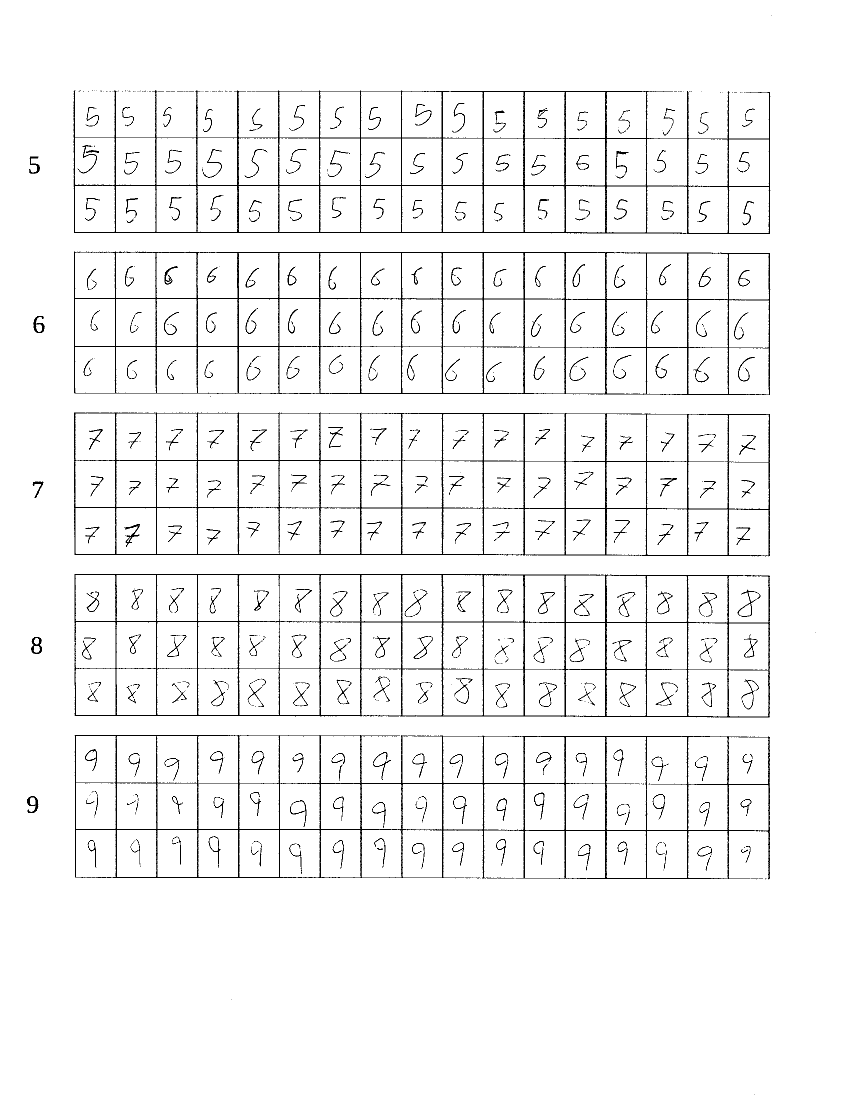
#> input picture invest_tesseract/img/input/Image_20260505_0014.png, 1700 x 2200 px (shown at 1/2 size); its folder holds only this picture in this run
$ python extract.py
#> lines starting #> are read from the running program, lines starting #| are printed output that depends on the picture; after the words box and inside, x2 and y2 are one past the last pixel; in counts of white or black regions, pixels touching at a corner belong together
import cv2
import numpy as np
import re
from pathlib import Path

DIGITS_PER_IMAGE = 5
ROWS_PER_DIGIT = 3
CELL_SIZE = 64


def get_starting_digit(image_path):
    # Usar el ULTIMO grupo de digitos (numero de secuencia: 0001, 0002...)
    # no el primero (que seria la fecha 20260505)
    matches = re.findall(r"\d+", Path(image_path).stem)
    if matches:
        num = int(matches[-1])
        return 0 if num % 2 == 1 else 5
    return 0


def binarize(gray):
    blur = cv2.GaussianBlur(gray, (5, 5), 0)
    _, binary = cv2.threshold(blur, 0, 255, cv2.THRESH_BINARY_INV + cv2.THRESH_OTSU)
    return binary


def detect_grid_lines(binary):
    h, w = binary.shape

    # Horizontal: lineas que abarcan al menos 1/8 del ancho
    hk = cv2.getStructuringElement(cv2.MORPH_RECT, (w // 8, 1))
    horiz = cv2.morphologyEx(binary, cv2.MORPH_OPEN, hk)

    # Vertical: lineas que abarcan al menos 1/50 del alto (una celda)
    vk = cv2.getStructuringElement(cv2.MORPH_RECT, (1, h // 50))
    vert = cv2.morphologyEx(binary, cv2.MORPH_OPEN, vk)

    grid = cv2.bitwise_or(horiz, vert)
    # Dilatar para cerrar gaps en intersecciones
    grid = cv2.dilate(grid, np.ones((3, 3), np.uint8), iterations=2)
    return grid


def find_cell_holes(grid, img_shape):
    h, w = img_shape

    # RETR_CCOMP: nivel 0 = estructura, nivel 1 = huecos (celdas)
    contours, hierarchy = cv2.findContours(grid, cv2.RETR_CCOMP, cv2.CHAIN_APPROX_SIMPLE)
    if hierarchy is None:
        return []

    cells = []
    min_side = min(h, w) * 0.02
    max_side = min(h, w) * 0.12

    for i, c in enumerate(contours):
        # Solo huecos (tienen padre en la jerarquia)
        if hierarchy[0][i][3] == -1:
            continue
        x, y, cw, ch = cv2.boundingRect(c)
        if cw < min_side or ch < min_side:
            continue
        if cw > max_side or ch > max_side:
            continue
        if not (0.4 < cw / ch < 2.5):
            continue
        cells.append((x, y, cw, ch))

    return cells


def cluster_into_rows(cells, tolerance=15):
    if not cells:
        return []

    items = sorted([(c[1] + c[3] // 2, c) for c in cells])
    rows = []
    current_row = [items[0][1]]
    current_y = items[0][0]

    for yc, cell in items[1:]:
        if yc - current_y < tolerance:
            current_row.append(cell)
            current_y = yc
        else:
            rows.append(current_row)
            current_row = [cell]
            current_y = yc
    rows.append(current_row)
    return rows


def label_cells(rows, starting_digit):
    """Asigna digitos usando los 4 gaps mas grandes entre filas como separadores de grupos."""
    if not rows:
        return []

    n_groups = DIGITS_PER_IMAGE  # 5 grupos por imagen

    row_y = np.array([np.mean([c[1] + c[3] // 2 for c in row]) for row in rows])

    if len(rows) >= n_groups + 1:
        gaps = np.diff(row_y)
        # Los 4 gaps mas grandes separan los 5 grupos de digitos
        boundary_rows = sorted(np.argsort(gaps)[::-1][:n_groups - 1])
        group_starts = [0] + [b + 1 for b in boundary_rows]
    else:
        # Fallback: dividir uniformemente
        group_starts = [i * ROWS_PER_DIGIT for i in range(n_groups)]

    labeled = []
    ends = group_starts[1:] + [len(rows)]
    for g_idx, (start, end) in enumerate(zip(group_starts, ends)):
        digit = starting_digit + g_idx
        if digit > 9:
            continue
        for row_idx in range(start, end):
            for cell in sorted(rows[row_idx], key=lambda c: c[0]):
                labeled.append((cell, digit))
    return labeled


def preprocess_cell(binary, x, y, w, h, size=CELL_SIZE):
    margin = max(3, min(w, h) // 10)
    x1 = max(0, x + margin)
    y1 = max(0, y + margin)
    x2 = min(binary.shape[1], x + w - margin)
    y2 = min(binary.shape[0], y + h - margin)

    if x2 <= x1 or y2 <= y1:
        return None

    cell = binary[y1:y2, x1:x2].copy()

    # Limpiar ruido con apertura morfologica
    cell = cv2.morphologyEx(cell, cv2.MORPH_OPEN, np.ones((2, 2), np.uint8))

    pixels = cv2.findNonZero(cell)
    if pixels is None or len(pixels) < 15:
        return None

    dx, dy, dw, dh = cv2.boundingRect(pixels)
    if dw < 5 or dh < 5:
        return None

    digit_crop = cell[dy:dy + dh, dx:dx + dw]

    # Centrar en cuadrado
    side = max(dw, dh)
    pad_top = (side - dh) // 2
    pad_bot = side - dh - pad_top
    pad_left = (side - dw) // 2
    pad_right = side - dw - pad_left

    padded = cv2.copyMakeBorder(digit_crop, pad_top, pad_bot, pad_left, pad_right,
                                 cv2.BORDER_CONSTANT, value=0)
    # Margen extra
    extra = size // 8
    padded = cv2.copyMakeBorder(padded, extra, extra, extra, extra,
                                  cv2.BORDER_CONSTANT, value=0)

    resized = cv2.resize(padded, (size, size), interpolation=cv2.INTER_AREA)
    _, final = cv2.threshold(resized, 50, 255, cv2.THRESH_BINARY)
    return final


def process_image(image_path):
    img = cv2.imread(str(image_path))
    if img is None:
        print(f"  No se pudo cargar: {image_path}")
        return {}

    starting_digit = get_starting_digit(image_path)
    gray = cv2.cvtColor(img, cv2.COLOR_BGR2GRAY)
    binary = binarize(gray)
    grid = detect_grid_lines(binary)
    cells = find_cell_holes(grid, binary.shape)

    if not cells:
        print(f"  No se encontraron celdas en: {Path(image_path).name}")
        return {}

    rows = cluster_into_rows(cells)
    labeled = label_cells(rows, starting_digit)

    specimens = {}
    for (x, y, w, h), digit in labeled:
        cell_img = preprocess_cell(binary, x, y, w, h)
        if cell_img is not None:
            specimens.setdefault(digit, []).append(cell_img)

    return specimens


def extract_all(input_dir="img/input", output_dir="img/output"):
#> called with input_dir = 'img/input', output_dir = 'img/output'
    input_dir = Path(input_dir)
    output_dir = Path(output_dir)

    for d in range(10):
        (output_dir / str(d)).mkdir(parents=True, exist_ok=True)

    counters = {d: 0 for d in range(10)}
    image_files = sorted(input_dir.glob("*.png")) + sorted(input_dir.glob("*.jpg"))

    for img_path in image_files:
        print(f"  Procesando: {img_path.name}")
        specimens = process_image(img_path)
#> in process_image, img is the input picture: shape (2200, 1700, 3); 95.6% white; black in thin lines or dots
#> in binarize, `_, binary = cv2.threshold(blur, 0, 255, cv2.THRESH_BINARY_INV + cv2.TH..`:
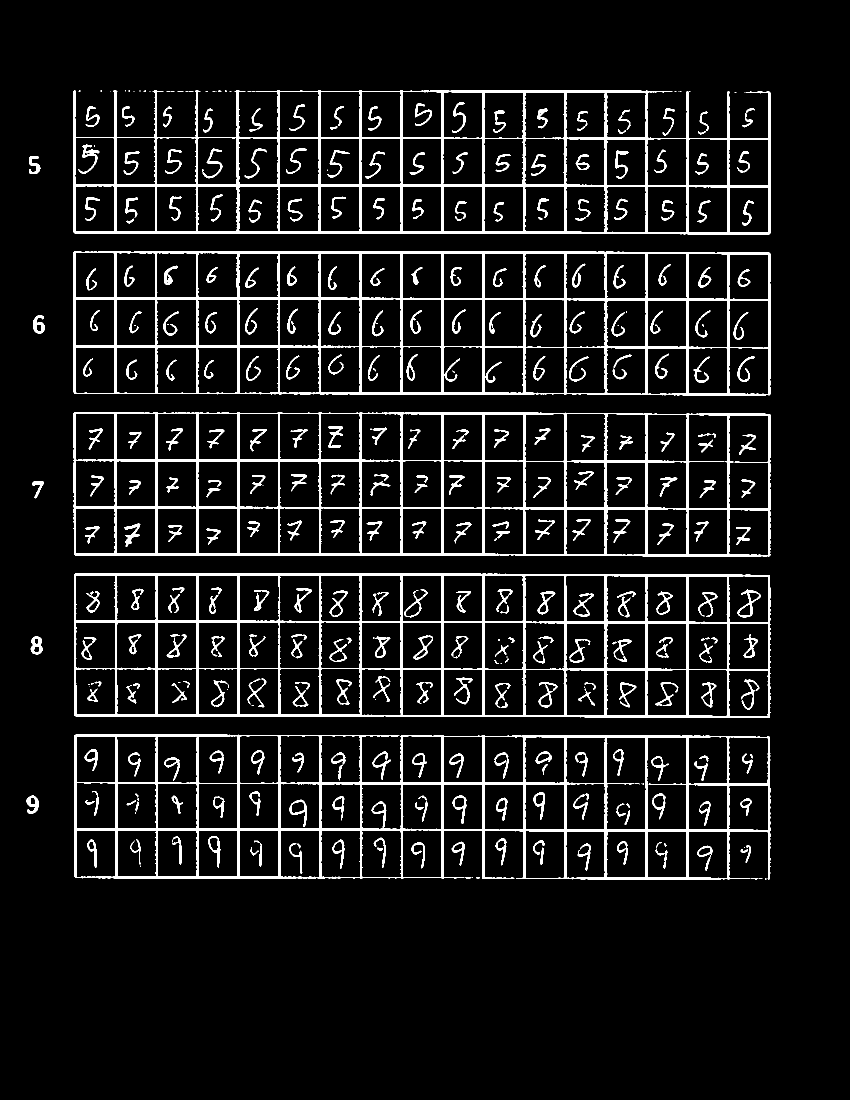
#> binary: shape (2200, 1700) (shown at 1/2 size); 7.5% white; 414 white regions (77 under 20 px), largest, box (x1, y1, x2, y2) and area: (148, 1147, 1541, 1436) 40590, (147, 502, 1541, 791) 40059, (147, 824, 1541, 1113) 39685
#> in detect_grid_lines, `vert = cv2.morphologyEx(binary, cv2.MORPH_OPEN, vk)`:
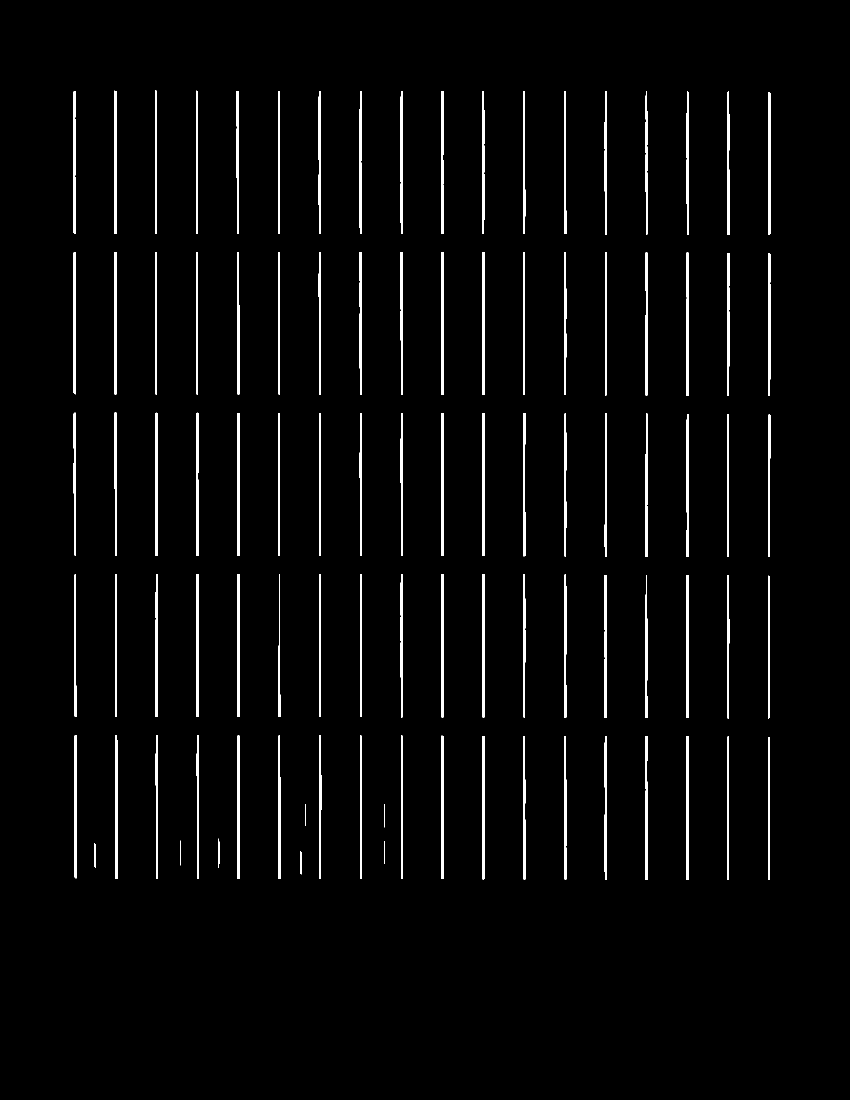
#> vert: shape (2200, 1700) (shown at 1/2 size); 2.6% white; 97 white regions, largest, box (x1, y1, x2, y2) and area: (1209, 1150, 1214, 1436) 1388, (1209, 1472, 1214, 1760) 1355, (473, 182, 478, 468) 1314
#> in detect_grid_lines, `grid = cv2.dilate(grid, np.ones((3, 3), np.uint8), iterations=2)`:
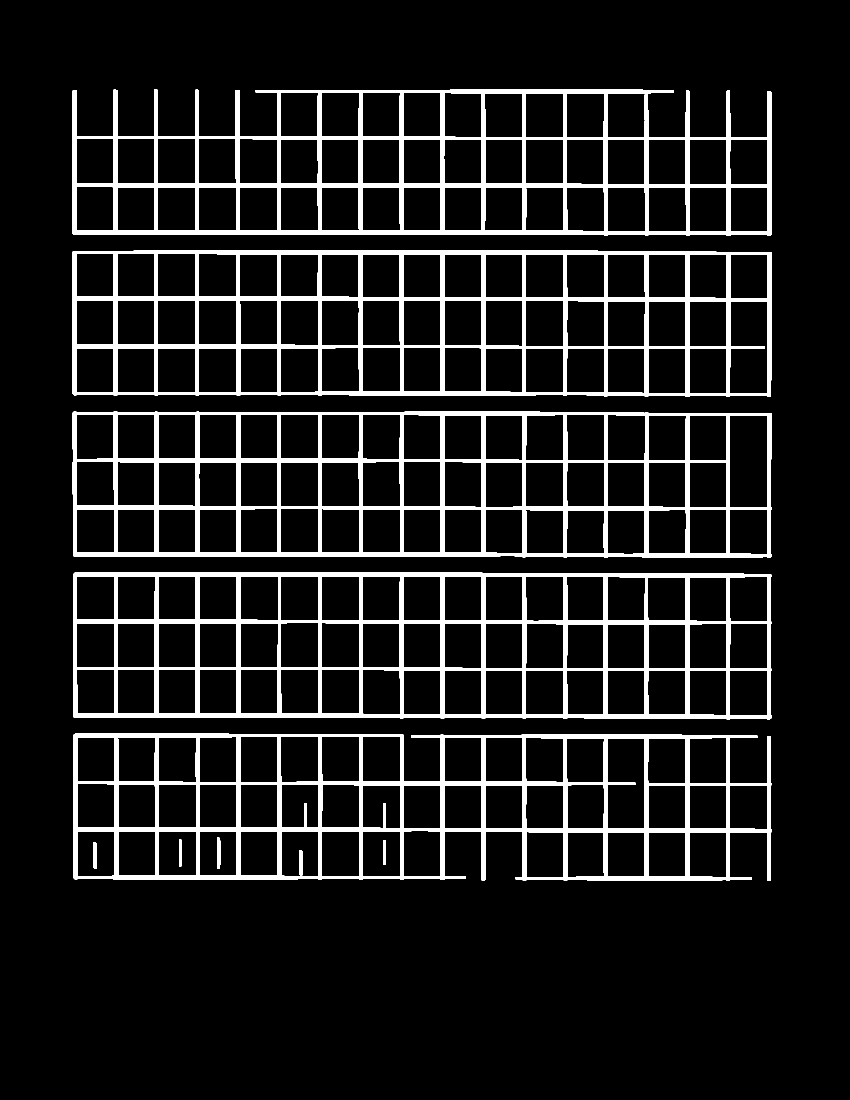
#> grid: shape (2200, 1700) (shown at 1/2 size); 10% white; 11 white regions
#> in find_cell_holes, `contours, hierarchy = cv2.findContours(grid, cv2.RETR_CCOMP, cv2.CHAIN..`: contours = 249 contours; largest, box (x1, y1, x2, y2) and area: (146, 1145, 1543, 1439) 403230, (145, 823, 1544, 1116) 402298, (145, 501, 1544, 794) 402166, (147, 1467, 1544, 1762) 368798, (145, 179, 1544, 472) 347353
#> the loop in find_cell_holes, `for i, c in enumerate(contours):` made 249 passes
#> (x, y, cw, ch) on passes 8 to 10: (1378, 1664, 76, 92), (1296, 1664, 76, 90), (1215, 1664, 75, 90)
#> after the loop in find_cell_holes, `for i, c in enumerate(contours):`: cells = 238 items, first 6: (1378, 1664, 76, 92), (1296, 1664, 76, 90), (1215, 1664, 75, 90), (1134, 1664, 75, 91), (1052, 1663, 76, 92), (725, 1662, 76, 92)
#> in cluster_into_rows, `items = sorted([(c[1] + c[3] // 2, c) for c in cells])`: items = 238 items
#> in cluster_into_rows, `current_row = [items[0][1]]`: current_row = [(642, 184, 77, 89)]
#> in cluster_into_rows, `current_y = items[0][0]`: current_y = 228
#> the loop in cluster_into_rows, `for yc, cell in items[1:]:` made 237 passes
#> (yc, cell, current_y) on passes 1 to 8: (228, (724, 184, 77, 89), 228), (229, (560, 184, 77, 90), 229), (229, (806, 184, 76, 90), 229), (230, (888, 185, 76, 90), 230), (230, (969, 186, 76, 89), 230), (230, (1051, 186, 76, 89), 230), (230, (1133, 186, 76, 89), 230), (230, (1215, 186, 76, 89), 230)
#> after the loop in cluster_into_rows, `for yc, cell in items[1:]:`: rows = 17 items
#> in process_image, `rows = cluster_into_rows(cells)`: rows = 18 items
#> in label_cells, `row_y = np.array([np.mean([c[1] + c[3] // 2 for c in row]) for row in ..`: row_y = 18 values from 229.3 to 1708
#> in label_cells, `gaps = np.diff(row_y)`: gaps = 17 values, max 135.4 at index 13, min 45.53 at index 8, mean 86.98
#> in label_cells, `boundary_rows = sorted(np.argsort(gaps)[::-1][:n_groups - 1])`: boundary_rows = [2, 6, 10, 13]
#> in label_cells, `group_starts = [0] + [b + 1 for b in boundary_rows]`: group_starts = [0, 3, 7, 11, 14]
#> in label_cells, `ends = group_starts[1:] + [len(rows)]`: ends = [3, 7, 11, 14, 18]
#> the loop in label_cells, `for g_idx, (start, end) in enumerate(zip(group_starts, ends)):` made 5 passes
#> (start, end) on passes 1 to 5: (0, 3), (3, 7), (7, 11), (11, 14), (14, 18)
#> after the loop in label_cells, `for g_idx, (start, end) in enumerate(zip(group_starts, ends)):`: labeled = 238 items
#> the loop in process_image, `for (x, y, w, h), digit in labeled:` made 238 passes
#> (x, y, w, h, digit) on passes 26 to 28: (1459, 279, 77, 91, 5), (152, 373, 76, 89, 5), (234, 374, 76, 88, 5)
#> pass 1, in preprocess_cell, `cell = cv2.morphologyEx(cell, cv2.MORPH_OPEN, np.ones((2, 2), np.uint8))`:
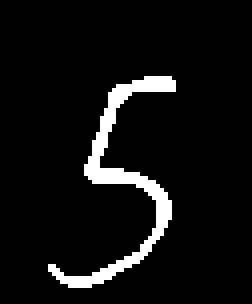
#> cell: shape (76, 63) (shown 4 times larger); 6.4% white; 1 white region, box (x1, y1, x2, y2) and area: (12, 19, 44, 72) 308
#> pass 1, in preprocess_cell, `digit_crop = cell[dy:dy + dh, dx:dx + dw]`:
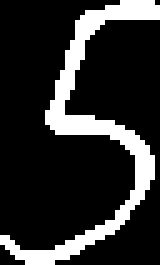
#> digit_crop: shape (53, 32) (shown 5 times larger); 18.2% white; 1 white region, box (x1, y1, x2, y2) and area: (0, 0, 32, 53) 308
#> pass 1, in preprocess_cell, `padded = cv2.copyMakeBorder(digit_crop, pad_top, pad_bot, pad_left, pa..`:
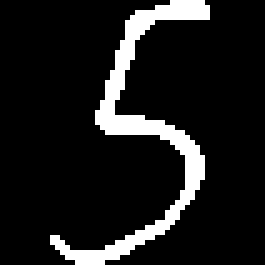
#> padded: shape (53, 53) (shown 5 times larger); 11% white; 1 white region, box (x1, y1, x2, y2) and area: (10, 0, 42, 53) 308

        for digit, cells in specimens.items():
            for cell_img in cells:
                out_path = output_dir / str(digit) / f"digit_{counters[digit]:05d}.png"
                cv2.imwrite(str(out_path), cell_img)
                counters[digit] += 1
#> this loop made 5 passes
#> pass 1, in extract_all, `cv2.imwrite(str(out_path), cell_img)`:
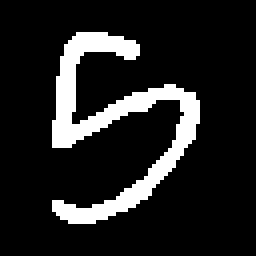
#> saved as digit_00003.png: shape (64, 64) (shown 4 times larger); 13.3% white; 1 white region, box (x1, y1, x2, y2) and area: (13, 8, 50, 56) 543

    print("\nExtraccion completada:")
    for d in range(10):
        print(f"  Digito {d}: {counters[d]} especimenes")
#> this loop made 10 passes
#|   Digito 0: 0 especimenes
#|   Digito 1: 0 especimenes
#|   Digito 2: 0 especimenes
#|   Digito 3: 0 especimenes
#|   Digito 4: 0 especimenes
#> (further printed lines are left out)

    return counters


if __name__ == "__main__":
    extract_all()
